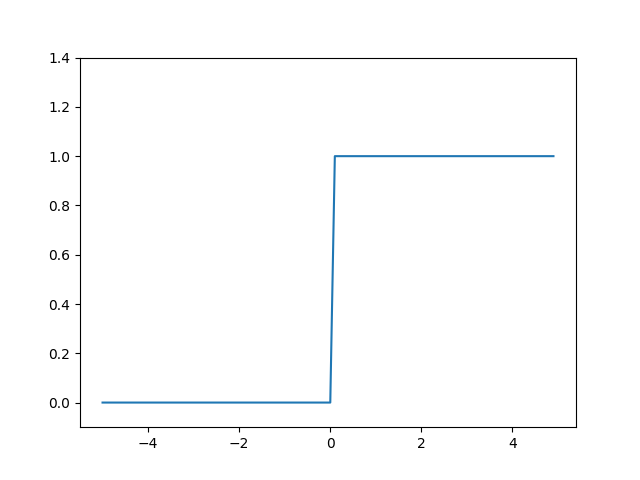

Write Python code to recreate this figure.
import numpy as np
import matplotlib.pylab as plt

def step_function(x):
    return np.array(x > 0, dtype=int)


X = np.arange(-5.0, 5.0, 0.1)
Y = step_function(X)
plt.plot(X, Y)
plt.ylim(-0.1, 1.4)  # y축의 범위 지정
plt.savefig("ch03/step_function.png")
